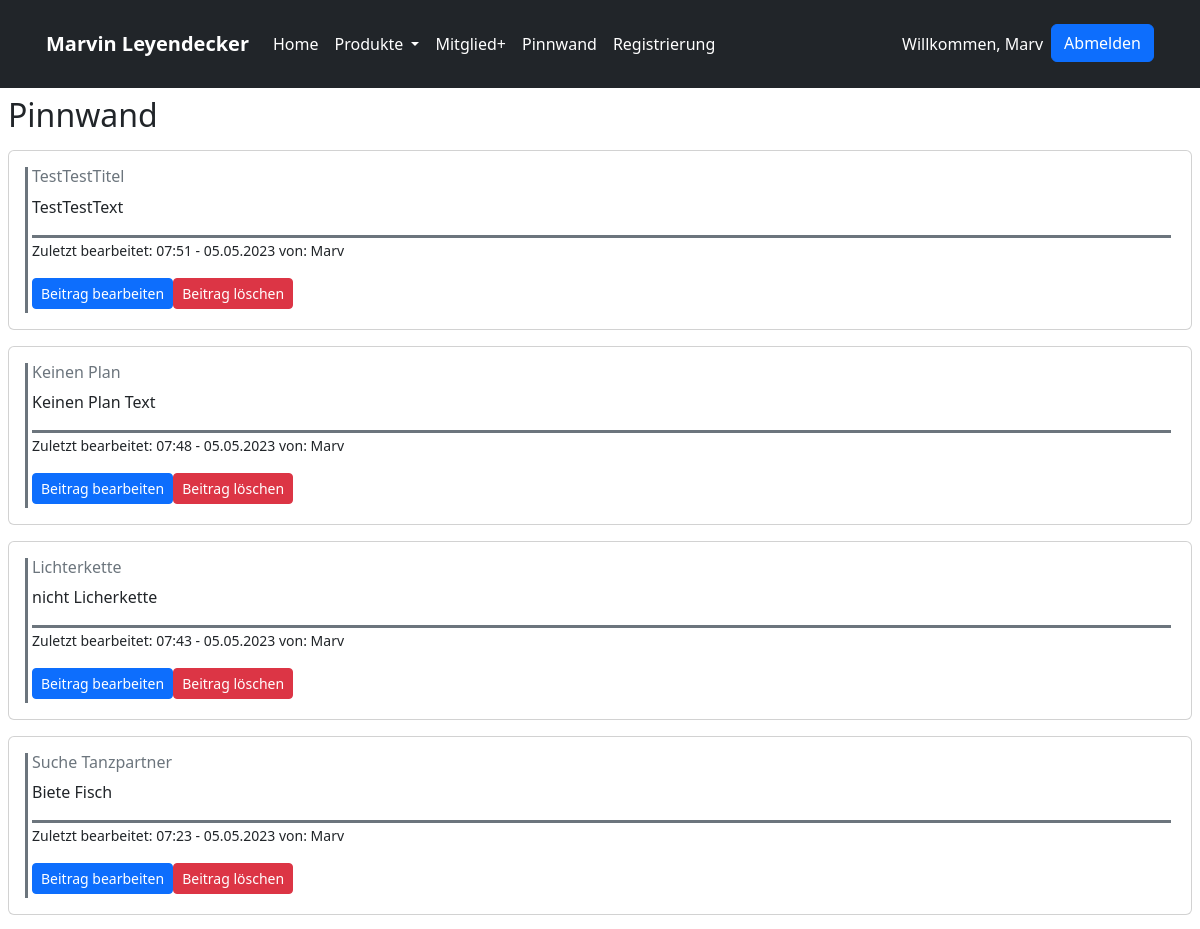
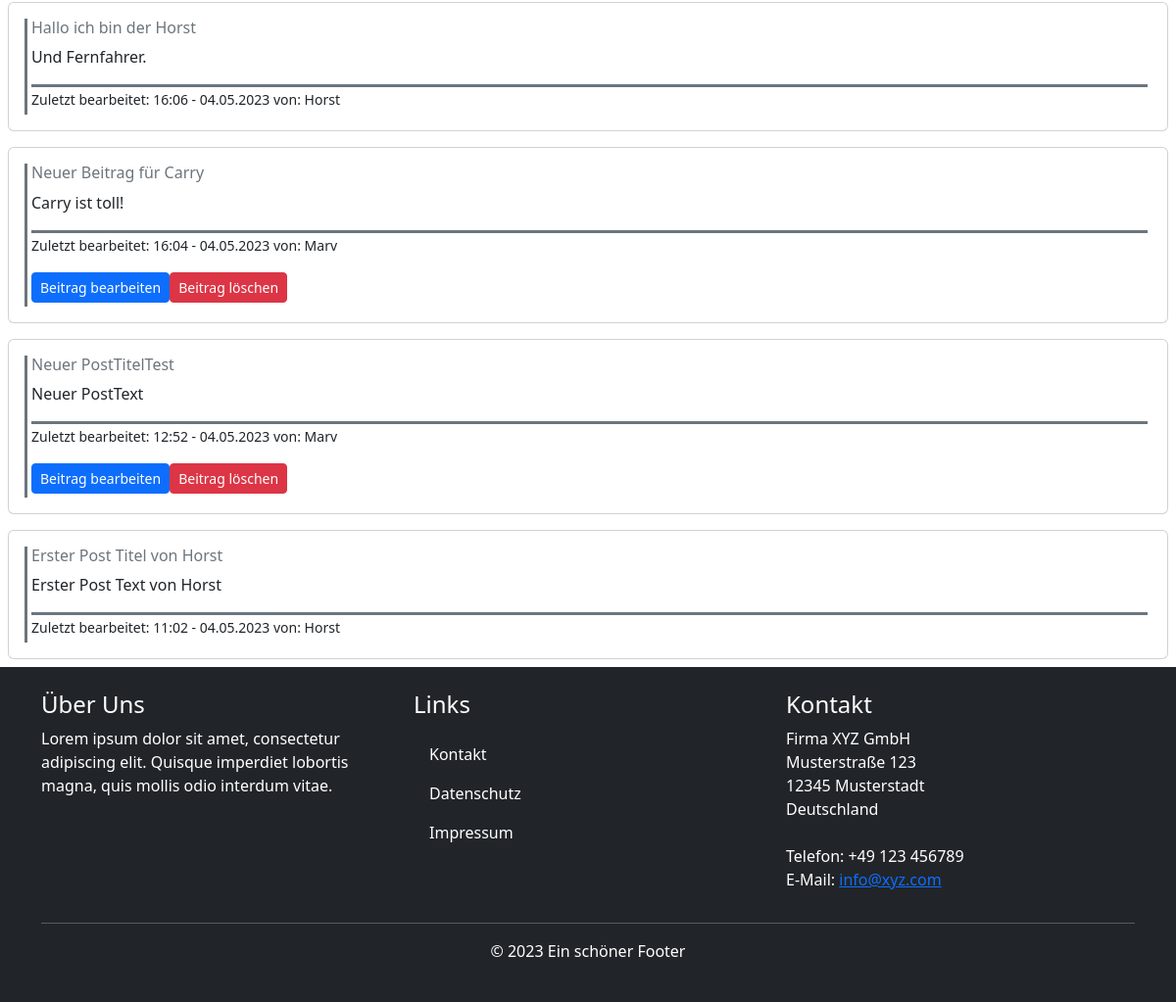
Screenshot of /index.php?page=pinnwand (signed in) with the database file from the repository (2 pictures, top to bottom).
### tables this page shows
CREATE TABLE `posts` (
  `post_id` int(11) NOT NULL,
  `post_title` varchar(255) NOT NULL,
  `post_text` text NOT NULL,
  `user_id` int(11) NOT NULL,
  `created_at` timestamp NOT NULL DEFAULT current_timestamp(),
  `updated_at` timestamp NOT NULL DEFAULT current_timestamp() ON UPDATE current_timestamp()
);

CREATE TABLE `users` (
  `user_id` int(11) NOT NULL,
  `user_uid` tinytext NOT NULL,
  `user_pwd` longtext NOT NULL,
  `user_email` tinytext NOT NULL
);

### index.php (called while the page is built)
<?php
include_once "parts/header.part.php";
include "classes/page-contr.classes.php";
require_once 'parts/footer.part.php';

### classes/dbh.classes.php (called while the page is built)
<?php
class Dbh {
    protected function connect() {
        try {
            $username = "root";
            $password = "secret";
            $dbh = new PDO('mysql:host=webanwendung-mysql-1;dbname=oop', $username, $password);
            return $dbh;
        } catch (PDOException $e) {
            print "Error!: " . $e->getMessage() . "<br/>";
            die();
        }
    }
}

### classes/posts.classes.php (called while the page is built, shortened)
<?php
class PostsInfo extends Dbh
{
    protected function getAllPosts()
    {
        $stmt = $this->connect()->prepare('SELECT posts.*, users.*
        FROM posts
        JOIN users ON posts.user_id = users.user_id
        ORDER BY updated_at DESC;');
        if (!$stmt->execute(array())) {
            $stmt = null;
            header("location ../parts/profile.php?error=stmtfailed");
            exit();
        }
        $postsData = $stmt->fetchAll(PDO::FETCH_ASSOC);
        return $postsData;
    }
}

### classes/posts-view.classes.php (called while the page is built, shortened)
<?php
class PostsInfoView extends PostsInfo {
    public function fetchAllUsersPosts(){
        $postData = $this->getAllPosts();
        return $postData;
    }
}

### inc/funktionen.inc.php (called while the page is built, shortened)
<?php
function konvertiereZeit($datetime){
  $date = new DateTime($datetime);
  return $date->format('H:i - d.m.Y');
}

### parts/pinnwand.part.php (the view, shortened to what this page needs)
<?php
include "classes/dbh.classes.php";
include "classes/posts.classes.php";
include "classes/posts-view.classes.php";
include "inc/funktionen.inc.php";
$postsInfo = new PostsInfoView();
?>
<div class="posts-container">
    <h2>Pinnwand</h2>
    <?php
    $allPosts = $postsInfo->fetchAllUsersPosts();
    foreach ($allPosts as $post) {
    ?>
        <div class="card mt-3">
            <div class="card-body">
                <div class="profile-post border-start border-secondary border-3 p-1">
                    <h6 class="card-subtitle mb-2 text-muted"><?php echo $post['post_title']; ?></h6>
                    <p class="card-text"><?php echo $post['post_text']; ?></p>
                    <p class="card-text border-top border-secondary"><small>Zuletzt bearbeitet: <?php echo konvertiereZeit($post['created_at']); ?> von: <?php echo $post['user_uid']; ?> </small></p>
                    <?php
                        if (isset($_SESSION["userid"]) && $_SESSION["userid"] == $post['user_id']) {
                    ?>
                    <div class="d-flex">
                        <form action="index.php?page=postsettings" method="post">
                            <button type="submit" class="btn btn-sm btn-primary">Beitrag bearbeiten</button>
                        </form>
                        <form action="inc/posts.inc.php" method="post">
                            <button type="submit" class="btn btn-sm btn-danger" name="deletePost">Beitrag löschen</button>
                        </form>
                    </div>
                    <?php } ?>
                </div>
            </div>
        </div>
    <?php } ?>
</div>

### rows the page displays
posts: post_title "TestTestTitel", post_text "TestTestText", created_at "07:51 - 05.05.2023", user.user_uid "Marv"
posts: post_title "Keinen Plan", post_text "Keinen Plan Text", created_at "07:48 - 05.05.2023", user.user_uid "Marv"
posts: post_title "Lichterkette", post_text "nicht Licherkette", created_at "07:43 - 05.05.2023", user.user_uid "Marv"
posts: post_title "Suche Tanzpartner", post_text "Biete Fisch", created_at "07:23 - 05.05.2023", user.user_uid "Marv"
posts: post_title "Hallo ich bin der Horst", post_text "Und Fernfahrer.", created_at "16:06 - 04.05.2023", user.user_uid "Horst"
posts: post_title "Neuer Beitrag für Carry", post_text "Carry ist toll!", created_at "16:04 - 04.05.2023", user.user_uid "Marv"
posts: post_title "Neuer PostTitelTest", post_text "Neuer PostText", created_at "12:52 - 04.05.2023", user.user_uid "Marv"
posts: post_title "Erster Post Titel von Horst", post_text "Erster Post Text von Horst", created_at "11:02 - 04.05.2023", user.user_uid "Horst"

### other values shown
$_SESSION["useruid"] "Marv"
